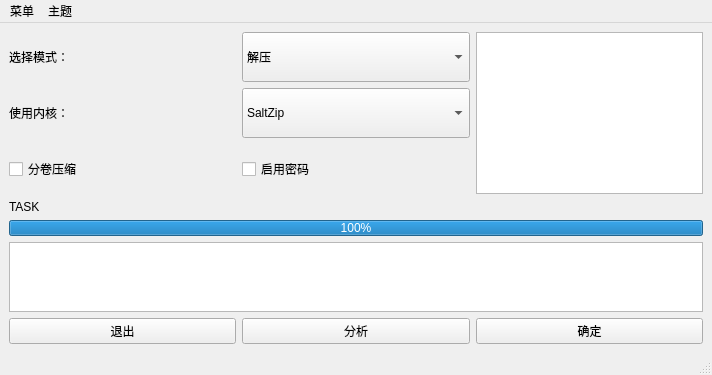
<?xml version="1.0" encoding="UTF-8"?>
<ui version="4.0">
 <class>MainWindow</class>
 <widget class="QMainWindow" name="MainWindow">
  <property name="geometry">
   <rect>
    <x>0</x>
    <y>0</y>
    <width>712</width>
    <height>375</height>
   </rect>
  </property>
  <property name="sizePolicy">
   <sizepolicy hsizetype="Expanding" vsizetype="Expanding">
    <horstretch>0</horstretch>
    <verstretch>0</verstretch>
   </sizepolicy>
  </property>
  <property name="minimumSize">
   <size>
    <width>100</width>
    <height>200</height>
   </size>
  </property>
  <property name="windowTitle">
   <string>MainWindow</string>
  </property>
  <property name="styleSheet">
   <string notr="true"/>
  </property>
  <widget class="QWidget" name="centralwidget">
   <layout class="QGridLayout" name="gridLayout">
    <item row="22" column="0" colspan="3">
     <widget class="QTextBrowser" name="LogText">
      <property name="enabled">
       <bool>true</bool>
      </property>
      <property name="sizePolicy">
       <sizepolicy hsizetype="Expanding" vsizetype="Expanding">
        <horstretch>8</horstretch>
        <verstretch>2</verstretch>
       </sizepolicy>
      </property>
      <property name="font">
       <font>
        <family>Andalus</family>
       </font>
      </property>
      <property name="autoFillBackground">
       <bool>false</bool>
      </property>
     </widget>
    </item>
    <item row="23" column="2">
     <widget class="QPushButton" name="BTcontinue">
      <property name="sizePolicy">
       <sizepolicy hsizetype="Expanding" vsizetype="Expanding">
        <horstretch>0</horstretch>
        <verstretch>0</verstretch>
       </sizepolicy>
      </property>
      <property name="text">
       <string>确定</string>
      </property>
     </widget>
    </item>
    <item row="5" column="0">
     <widget class="QCheckBox" name="isSplit">
      <property name="sizePolicy">
       <sizepolicy hsizetype="Expanding" vsizetype="Expanding">
        <horstretch>0</horstretch>
        <verstretch>0</verstretch>
       </sizepolicy>
      </property>
      <property name="text">
       <string>分卷压缩</string>
      </property>
     </widget>
    </item>
    <item row="18" column="0" colspan="3">
     <widget class="QProgressBar" name="progressBar">
      <property name="sizePolicy">
       <sizepolicy hsizetype="Expanding" vsizetype="Expanding">
        <horstretch>0</horstretch>
        <verstretch>0</verstretch>
       </sizepolicy>
      </property>
      <property name="value">
       <number>100</number>
      </property>
     </widget>
    </item>
    <item row="15" column="0">
     <widget class="QLabel" name="TaskLabel">
      <property name="sizePolicy">
       <sizepolicy hsizetype="Expanding" vsizetype="Expanding">
        <horstretch>0</horstretch>
        <verstretch>0</verstretch>
       </sizepolicy>
      </property>
      <property name="text">
       <string>TASK</string>
      </property>
     </widget>
    </item>
    <item row="23" column="1">
     <widget class="QPushButton" name="BTcancel">
      <property name="sizePolicy">
       <sizepolicy hsizetype="Expanding" vsizetype="Expanding">
        <horstretch>0</horstretch>
        <verstretch>0</verstretch>
       </sizepolicy>
      </property>
      <property name="text">
       <string>分析</string>
      </property>
     </widget>
    </item>
    <item row="23" column="0">
     <widget class="QPushButton" name="ExitBT">
      <property name="sizePolicy">
       <sizepolicy hsizetype="Expanding" vsizetype="Expanding">
        <horstretch>0</horstretch>
        <verstretch>0</verstretch>
       </sizepolicy>
      </property>
      <property name="text">
       <string>退出</string>
      </property>
     </widget>
    </item>
    <item row="4" column="1">
     <widget class="QComboBox" name="ZipCore">
      <property name="sizePolicy">
       <sizepolicy hsizetype="Expanding" vsizetype="Expanding">
        <horstretch>0</horstretch>
        <verstretch>0</verstretch>
       </sizepolicy>
      </property>
      <item>
       <property name="text">
        <string>SaltZip</string>
       </property>
      </item>
      <item>
       <property name="text">
        <string>7Zip</string>
       </property>
      </item>
     </widget>
    </item>
    <item row="3" column="0">
     <widget class="QLabel" name="label">
      <property name="sizePolicy">
       <sizepolicy hsizetype="Expanding" vsizetype="Expanding">
        <horstretch>0</horstretch>
        <verstretch>0</verstretch>
       </sizepolicy>
      </property>
      <property name="text">
       <string>选择模式：</string>
      </property>
     </widget>
    </item>
    <item row="3" column="1">
     <widget class="QComboBox" name="ChoseMode">
      <property name="sizePolicy">
       <sizepolicy hsizetype="Expanding" vsizetype="Expanding">
        <horstretch>0</horstretch>
        <verstretch>0</verstretch>
       </sizepolicy>
      </property>
      <item>
       <property name="text">
        <string>解压</string>
       </property>
      </item>
      <item>
       <property name="text">
        <string>压缩</string>
       </property>
      </item>
     </widget>
    </item>
    <item row="4" column="0">
     <widget class="QLabel" name="label_2">
      <property name="sizePolicy">
       <sizepolicy hsizetype="Expanding" vsizetype="Expanding">
        <horstretch>0</horstretch>
        <verstretch>0</verstretch>
       </sizepolicy>
      </property>
      <property name="toolTip">
       <string>&lt;html&gt;&lt;head/&gt;&lt;body&gt;&lt;p&gt;在此输入&lt;/p&gt;&lt;p&gt;&lt;br/&gt;&lt;/p&gt;&lt;/body&gt;&lt;/html&gt;</string>
      </property>
      <property name="text">
       <string>使用内核：</string>
      </property>
     </widget>
    </item>
    <item row="3" column="2" rowspan="3">
     <widget class="QTextBrowser" name="FileInfo"/>
    </item>
    <item row="5" column="1">
     <widget class="QCheckBox" name="hasPassword">
      <property name="sizePolicy">
       <sizepolicy hsizetype="Expanding" vsizetype="Expanding">
        <horstretch>0</horstretch>
        <verstretch>0</verstretch>
       </sizepolicy>
      </property>
      <property name="text">
       <string>启用密码</string>
      </property>
     </widget>
    </item>
   </layout>
  </widget>
  <widget class="QMenuBar" name="menubar">
   <property name="geometry">
    <rect>
     <x>0</x>
     <y>0</y>
     <width>712</width>
     <height>23</height>
    </rect>
   </property>
   <widget class="QMenu" name="menu">
    <property name="title">
     <string>菜单</string>
    </property>
    <addaction name="MenuAbout"/>
    <addaction name="MenuSponsor"/>
    <addaction name="MenuHelp"/>
    <addaction name="separator"/>
    <addaction name="MenuFullScreen"/>
    <addaction name="MenuExitFullScreen"/>
    <addaction name="separator"/>
    <addaction name="MenuwtLog"/>
    <addaction name="MenuOpen"/>
    <addaction name="MenuExit"/>
   </widget>
   <widget class="QMenu" name="menu_2">
    <property name="title">
     <string>主题</string>
    </property>
    <addaction name="LightTheme"/>
    <addaction name="DarkTheme"/>
   </widget>
   <addaction name="menu"/>
   <addaction name="menu_2"/>
  </widget>
  <widget class="QStatusBar" name="statusbar"/>
  <action name="MenuAbout">
   <property name="text">
    <string>关于</string>
   </property>
  </action>
  <action name="MenuSponsor">
   <property name="text">
    <string>赞助</string>
   </property>
  </action>
  <action name="MenuOpen">
   <property name="text">
    <string>分析</string>
   </property>
  </action>
  <action name="MenuExit">
   <property name="text">
    <string>退出</string>
   </property>
  </action>
  <action name="MenuwtLog">
   <property name="text">
    <string>导出日志</string>
   </property>
  </action>
  <action name="action1">
   <property name="text">
    <string>帮助</string>
   </property>
  </action>
  <action name="MenuHelp">
   <property name="text">
    <string>帮助</string>
   </property>
  </action>
  <action name="LightTheme">
   <property name="text">
    <string>浅色</string>
   </property>
  </action>
  <action name="DarkTheme">
   <property name="text">
    <string>深色</string>
   </property>
  </action>
  <action name="Fullscreen">
   <property name="text">
    <string>全屏</string>
   </property>
  </action>
  <action name="abFullscreen">
   <property name="text">
    <string>退出全屏</string>
   </property>
  </action>
  <action name="MenuFullScreen">
   <property name="text">
    <string>全屏</string>
   </property>
  </action>
  <action name="MenuExitFullScreen">
   <property name="text">
    <string>退出全屏</string>
   </property>
  </action>
 </widget>
 <resources/>
 <connections/>
</ui>
